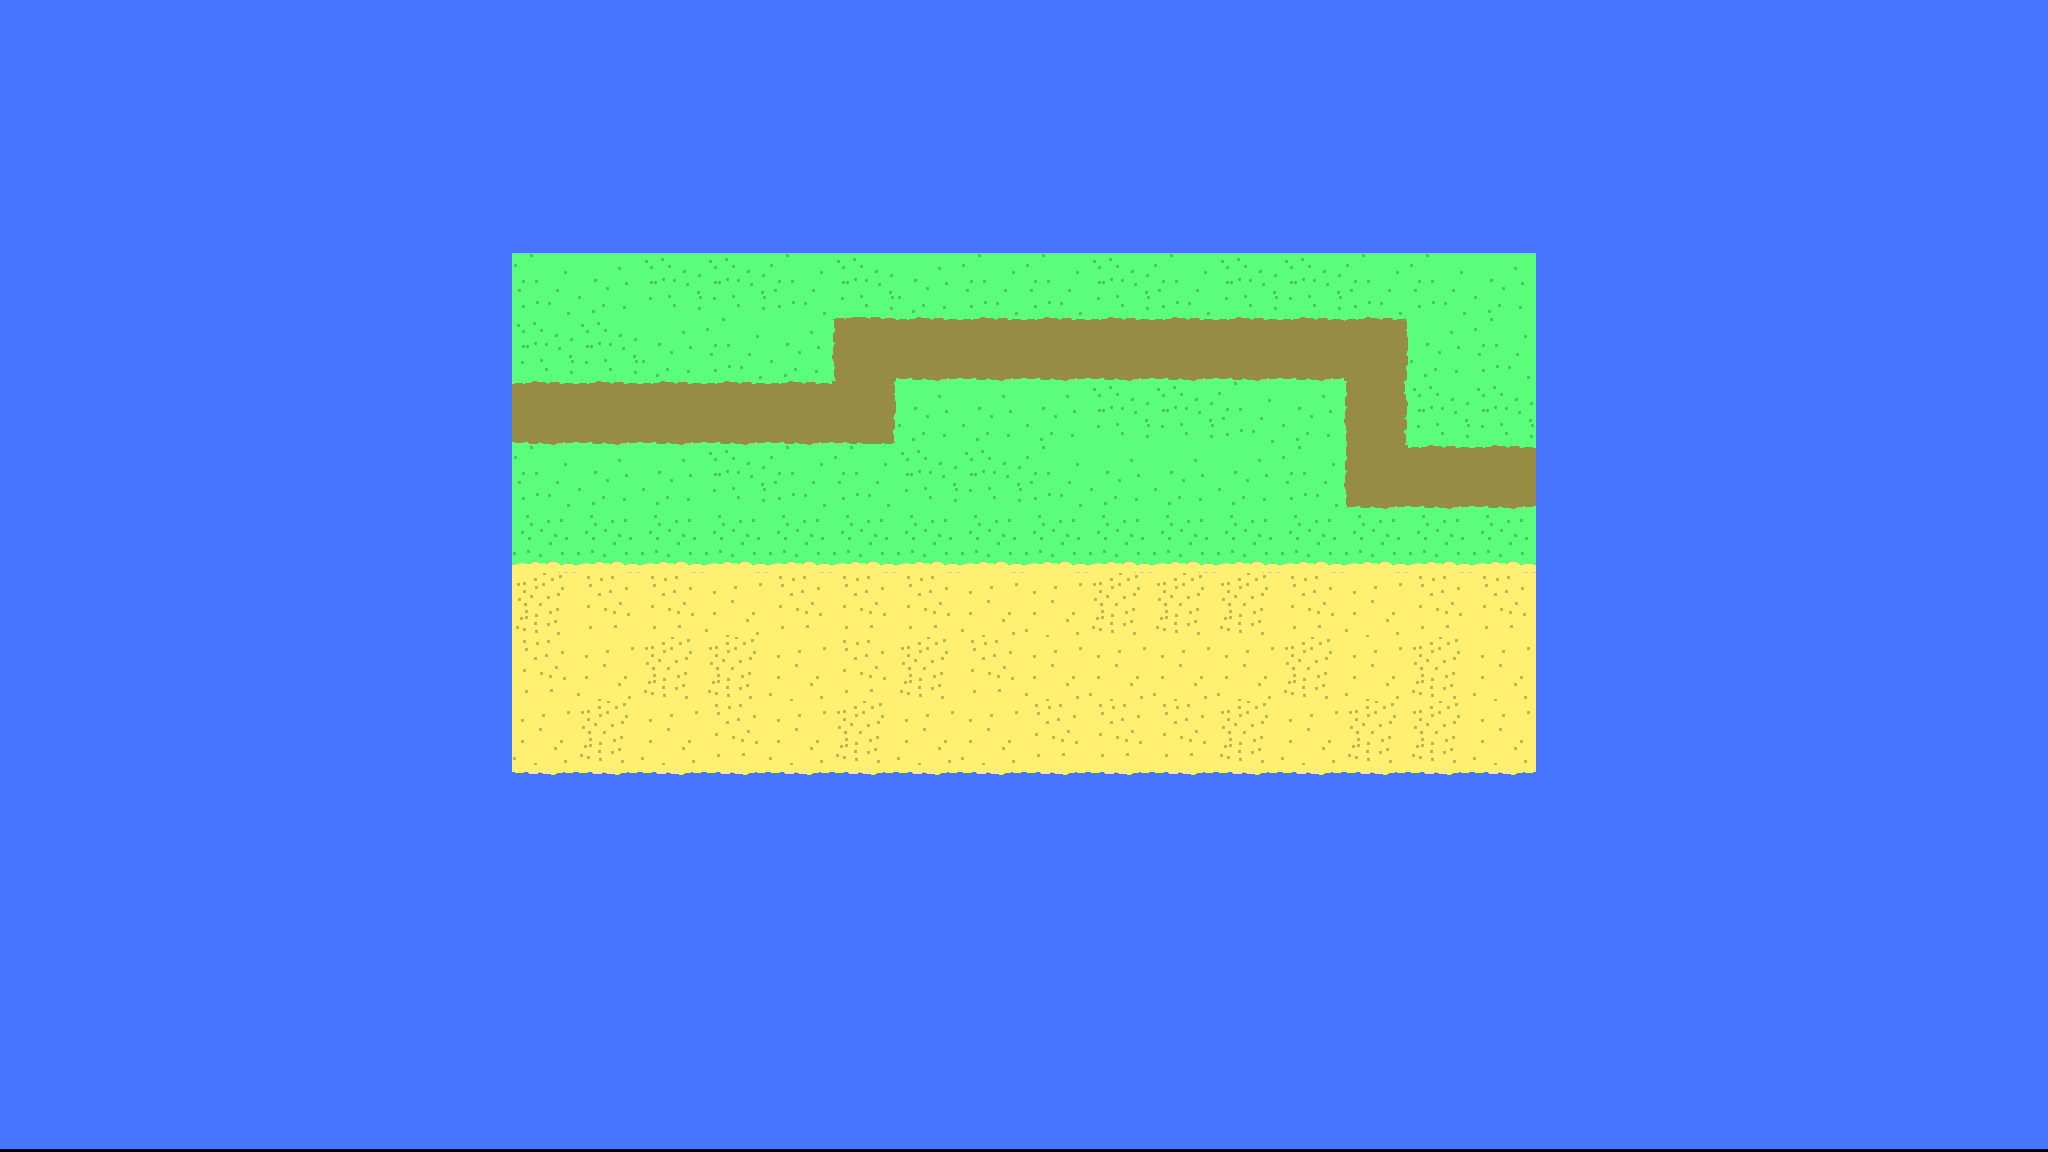

Tiled map render using the project's own tile images. Description and the whole map definition, tile-layer contents included, below:
An orthogonal 32x18 tile map with 64x64 px tiles, 5 tile layers (sea, Beach, land, path, ...).

<map version="1.10" tiledversion="1.10.2" orientation="orthogonal" renderorder="right-down" width="32" height="18" tilewidth="64" tileheight="64" infinite="0" nextlayerid="7" nextobjectid="4">
 <tileset firstgid="1" source="RPG tiles.tsx" />
 <layer id="2" name="sea" width="32" height="18" offsetx="1.13687e-13" offsety="-3.0303">
  <data encoding="csv">
2,2,2,2,2,2,2,2,2,2,2,2,2,2,2,2,2,2,2,2,2,2,2,2,2,2,2,2,2,2,2,2,
2,2,2,2,2,2,2,2,2,2,2,2,2,2,2,2,2,2,2,2,2,2,2,2,2,2,2,2,2,2,2,2,
2,2,2,2,2,2,2,2,2,2,2,2,2,2,2,2,2,2,2,2,2,2,2,2,2,2,2,2,2,2,2,2,
2,2,2,2,2,2,2,2,2,2,2,2,2,2,2,2,2,2,2,2,2,2,2,2,2,2,2,2,2,2,2,2,
2,2,2,2,2,2,2,2,2,2,2,2,2,2,2,2,2,2,2,2,2,2,2,2,2,2,2,2,2,2,2,2,
2,2,2,2,2,2,2,2,2,2,2,2,2,2,2,2,2,2,2,2,2,2,2,2,2,2,2,2,2,2,2,2,
2,2,2,2,2,2,2,2,2,2,2,2,2,2,2,2,2,2,2,2,2,2,2,2,2,2,2,2,2,2,2,2,
2,2,2,2,2,2,2,2,2,2,2,2,2,2,2,2,2,2,2,2,2,2,2,2,2,2,2,2,2,2,2,2,
2,2,2,2,2,2,2,2,2,2,2,2,2,2,2,2,2,2,2,2,2,2,2,2,2,2,2,2,2,2,2,2,
2,2,2,2,2,2,2,2,2,2,2,2,2,2,2,2,2,2,2,2,2,2,2,2,2,2,2,2,2,2,2,2,
2,2,2,2,2,2,2,2,2,2,2,2,2,2,2,2,2,2,2,2,2,2,2,2,2,2,2,2,2,2,2,2,
2,2,2,2,2,2,2,2,2,2,2,2,2,2,2,2,2,2,2,2,2,2,2,2,2,2,2,2,2,2,2,2,
2,2,2,2,2,2,2,2,6,6,6,6,6,6,6,6,6,6,6,6,6,6,6,6,2,2,2,2,2,2,2,2,
2,2,2,2,2,2,2,2,2,2,2,2,2,2,2,2,2,2,2,2,2,2,2,2,2,2,2,2,2,2,2,2,
2,2,2,2,2,2,2,2,2,2,2,2,2,2,2,2,2,2,2,2,2,2,2,2,2,2,2,2,2,2,2,2,
2,2,2,2,2,2,2,2,2,2,2,2,2,2,2,2,2,2,2,2,2,2,2,2,2,2,2,2,2,2,2,2,
2,2,2,2,2,2,2,2,2,2,2,2,2,2,2,2,2,2,2,2,2,2,2,2,2,2,2,2,2,2,2,2,
2,2,2,2,2,2,2,2,2,2,2,2,2,2,2,2,2,2,2,2,2,2,2,2,2,2,2,2,2,2,2,2
</data>
 </layer>
 <layer id="1" name="Beach" width="32" height="18" offsetx="1.13687e-13" offsety="-3.0303">
  <data encoding="csv">
0,0,0,0,0,0,0,0,0,0,0,0,0,0,0,0,0,0,0,0,0,0,0,0,0,0,0,0,0,0,0,0,
0,0,0,0,0,0,0,0,0,0,0,0,0,0,0,0,0,0,0,0,0,0,0,0,0,0,0,0,0,0,0,0,
0,0,0,0,0,0,0,0,0,0,0,0,0,0,0,0,0,0,0,0,0,0,0,0,0,0,0,0,0,0,0,0,
0,0,0,0,0,0,0,0,0,0,0,0,0,0,0,0,0,0,0,0,0,0,0,0,0,0,0,0,0,0,0,0,
0,0,0,0,0,0,0,0,0,0,0,0,0,0,0,0,0,0,0,0,0,0,0,0,0,0,0,0,0,0,0,0,
0,0,0,0,0,0,0,0,0,0,0,0,0,0,0,0,0,0,0,0,0,0,0,0,0,0,0,0,0,0,0,0,
0,0,0,0,0,0,0,0,0,0,0,0,0,0,0,0,0,0,0,0,0,0,0,0,0,0,0,0,0,0,0,0,
0,0,0,0,0,0,0,0,0,0,0,0,0,0,0,0,0,0,0,0,0,0,0,0,0,0,0,0,0,0,0,0,
0,0,0,0,0,0,0,0,0,0,0,0,0,0,0,0,0,0,0,0,0,0,0,0,0,0,0,0,0,0,0,0,
0,0,0,0,0,0,0,0,15,16,16,17,16,16,16,17,17,15,15,15,16,17,16,16,0,0,0,0,0,0,0,0,
0,0,0,0,0,0,0,0,16,17,15,15,17,16,15,16,17,17,17,17,15,17,15,17,0,0,0,0,0,0,0,0,
0,0,0,0,0,0,0,0,17,15,17,16,17,15,17,17,16,16,16,15,17,15,15,17,0,0,0,0,0,0,0,0,
0,0,0,0,0,0,0,0,0,0,0,0,0,0,0,0,0,0,0,0,0,0,0,0,0,0,0,0,0,0,0,0,
0,0,0,0,0,0,0,0,0,0,0,0,0,0,0,0,0,0,0,0,0,0,0,0,0,0,0,0,0,0,0,0,
0,0,0,0,0,0,0,0,0,0,0,0,0,0,0,0,0,0,0,0,0,0,0,0,0,0,0,0,0,0,0,0,
0,0,0,0,0,0,0,0,0,0,0,0,0,0,0,0,0,0,0,0,0,0,0,0,0,0,0,0,0,0,0,0,
0,0,0,0,0,0,0,0,0,0,0,0,0,0,0,0,0,0,0,0,0,0,0,0,0,0,0,0,0,0,0,0,
0,0,0,0,0,0,0,0,0,0,0,0,0,0,0,0,0,0,0,0,0,0,0,0,0,0,0,0,0,0,0,0
</data>
 </layer>
 <layer id="3" name="land" width="32" height="18" offsetx="1.13687e-13" offsety="-3.0303">
  <data encoding="csv">
0,0,0,0,0,0,0,0,0,0,0,0,0,0,0,0,0,0,0,0,0,0,0,0,0,0,0,0,0,0,0,0,
0,0,0,0,0,0,0,0,0,0,0,0,0,0,0,0,0,0,0,0,0,0,0,0,0,0,0,0,0,0,0,0,
0,0,0,0,0,0,0,0,0,0,0,0,0,0,0,0,0,0,0,0,0,0,0,0,0,0,0,0,0,0,0,0,
0,0,0,0,0,0,0,0,0,0,0,0,0,0,0,0,0,0,0,0,0,0,0,0,0,0,0,0,0,0,0,0,
0,0,0,0,0,0,0,0,19,20,18,18,19,18,20,19,19,18,19,18,18,19,19,20,0,0,0,0,0,0,0,0,
0,0,0,0,0,0,0,0,18,18,20,19,20,0,0,0,0,0,0,0,0,0,20,19,0,0,0,0,0,0,0,0,
0,0,0,0,0,0,0,0,0,0,0,0,0,0,20,20,20,18,18,19,20,0,18,18,0,0,0,0,0,0,0,0,
0,0,0,0,0,0,0,0,19,20,20,18,19,19,18,18,19,20,20,20,19,0,0,0,0,0,0,0,0,0,0,0,
0,0,0,0,0,0,0,0,8,8,8,8,8,8,8,8,8,8,8,8,8,8,8,8,0,0,0,0,0,0,0,0,
0,0,0,0,0,0,0,0,0,0,0,0,0,0,0,0,0,0,0,0,0,0,0,0,0,0,0,0,0,0,0,0,
0,0,0,0,0,0,0,0,0,0,0,0,0,0,0,0,0,0,0,0,0,0,0,0,0,0,0,0,0,0,0,0,
0,0,0,0,0,0,0,0,0,0,0,0,0,0,0,0,0,0,0,0,0,0,0,0,0,0,0,0,0,0,0,0,
0,0,0,0,0,0,0,0,0,0,0,0,0,0,0,0,0,0,0,0,0,0,0,0,0,0,0,0,0,0,0,0,
0,0,0,0,0,0,0,0,0,0,0,0,0,0,0,0,0,0,0,0,0,0,0,0,0,0,0,0,0,0,0,0,
0,0,0,0,0,0,0,0,0,0,0,0,0,0,0,0,0,0,0,0,0,0,0,0,0,0,0,0,0,0,0,0,
0,0,0,0,0,0,0,0,0,0,0,0,0,0,0,0,0,0,0,0,0,0,0,0,0,0,0,0,0,0,0,0,
0,0,0,0,0,0,0,0,0,0,0,0,0,0,0,0,0,0,0,0,0,0,0,0,0,0,0,0,0,0,0,0,
0,0,0,0,0,0,0,0,0,0,0,0,0,0,0,0,0,0,0,0,0,0,0,0,0,0,0,0,0,0,0,0
</data>
 </layer>
 <layer id="4" name="path" width="32" height="18" offsetx="1.13687e-13" offsety="-3.0303">
  <data encoding="csv">
0,0,0,0,0,0,0,0,0,0,0,0,0,0,0,0,0,0,0,0,0,0,0,0,0,0,0,0,0,0,0,0,
0,0,0,0,0,0,0,0,0,0,0,0,0,0,0,0,0,0,0,0,0,0,0,0,0,0,0,0,0,0,0,0,
0,0,0,0,0,0,0,0,0,0,0,0,0,0,0,0,0,0,0,0,0,0,0,0,0,0,0,0,0,0,0,0,
0,0,0,0,0,0,0,0,0,0,0,0,0,0,0,0,0,0,0,0,0,0,0,0,0,0,0,0,0,0,0,0,
0,0,0,0,0,0,0,0,0,0,0,0,0,0,0,0,0,0,0,0,0,0,0,0,0,0,0,0,0,0,0,0,
0,0,0,0,0,0,0,0,0,0,0,0,0,14,9,9,9,9,9,9,9,12,0,0,0,0,0,0,0,0,0,0,
0,0,0,0,0,0,0,0,9,9,9,9,9,13,0,0,0,0,0,0,0,11,0,0,0,0,0,0,0,0,0,0,
0,0,0,0,0,0,0,0,0,0,0,0,0,0,0,0,0,0,0,0,0,10,9,9,0,0,0,0,0,0,0,0,
0,0,0,0,0,0,0,0,0,0,0,0,0,0,0,0,0,0,0,0,0,0,0,0,0,0,0,0,0,0,0,0,
0,0,0,0,0,0,0,0,0,0,0,0,0,0,0,0,0,0,0,0,0,0,0,0,0,0,0,0,0,0,0,0,
0,0,0,0,0,0,0,0,0,0,0,0,0,0,0,0,0,0,0,0,0,0,0,0,0,0,0,0,0,0,0,0,
0,0,0,0,0,0,0,0,0,0,0,0,0,0,0,0,0,0,0,0,0,0,0,0,0,0,0,0,0,0,0,0,
0,0,0,0,0,0,0,0,0,0,0,0,0,0,0,0,0,0,0,0,0,0,0,0,0,0,0,0,0,0,0,0,
0,0,0,0,0,0,0,0,0,0,0,0,0,0,0,0,0,0,0,0,0,0,0,0,0,0,0,0,0,0,0,0,
0,0,0,0,0,0,0,0,0,0,0,0,0,0,0,0,0,0,0,0,0,0,0,0,0,0,0,0,0,0,0,0,
0,0,0,0,0,0,0,0,0,0,0,0,0,0,0,0,0,0,0,0,0,0,0,0,0,0,0,0,0,0,0,0,
0,0,0,0,0,0,0,0,0,0,0,0,0,0,0,0,0,0,0,0,0,0,0,0,0,0,0,0,0,0,0,0,
0,0,0,0,0,0,0,0,0,0,0,0,0,0,0,0,0,0,0,0,0,0,0,0,0,0,0,0,0,0,0,0
</data>
 </layer>
 <objectgroup id="6" name="Object Layer 1" />
 <layer id="5" name="boundary" width="32" height="18">
  <data encoding="csv">
0,0,0,0,0,0,0,0,0,0,0,0,0,0,0,0,0,0,0,0,0,0,0,0,0,0,0,0,0,0,0,0,
0,0,0,0,0,0,0,0,0,0,0,0,0,0,0,0,0,0,0,0,0,0,0,0,0,0,0,0,0,0,0,0,
0,0,0,0,0,0,0,0,0,0,0,0,0,0,0,0,0,0,0,0,0,0,0,0,0,0,0,0,0,0,0,0,
0,0,0,0,0,0,0,0,0,0,0,0,0,0,0,0,0,0,0,0,0,0,0,0,0,0,0,0,0,0,0,0,
0,0,0,0,0,0,0,0,0,0,0,0,0,0,0,0,0,0,0,0,0,0,0,0,0,0,0,0,0,0,0,0,
0,0,0,0,0,0,0,0,0,0,0,0,0,0,0,0,0,0,0,0,0,0,0,0,0,0,0,0,0,0,0,0,
0,0,0,0,0,0,0,0,0,0,0,0,0,0,0,0,0,0,0,0,0,0,0,0,0,0,0,0,0,0,0,0,
0,0,0,0,0,0,0,0,0,0,0,0,0,0,0,0,0,0,0,0,0,0,0,0,0,0,0,0,0,0,0,0,
0,0,0,0,0,0,0,0,0,0,0,0,0,0,0,0,0,0,0,0,0,0,0,0,0,0,0,0,0,0,0,0,
0,0,0,0,0,0,0,0,0,0,0,0,0,0,0,0,0,0,0,0,0,0,0,0,0,0,0,0,0,0,0,0,
0,0,0,0,0,0,0,0,0,0,0,0,0,0,0,0,0,0,0,0,0,0,0,0,0,0,0,0,0,0,0,0,
0,0,0,0,0,0,0,0,0,0,0,0,0,0,0,0,0,0,0,0,0,0,0,0,0,0,0,0,0,0,0,0,
0,0,0,0,0,0,0,0,0,0,0,0,0,0,0,0,0,0,0,0,0,0,0,0,0,0,0,0,0,0,0,0,
0,0,0,0,0,0,0,0,0,0,0,0,0,0,0,0,0,0,0,0,0,0,0,0,0,0,0,0,0,0,0,0,
0,0,0,0,0,0,0,0,0,0,0,0,0,0,0,0,0,0,0,0,0,0,0,0,0,0,0,0,0,0,0,0,
0,0,0,0,0,0,0,0,0,0,0,0,0,0,0,0,0,0,0,0,0,0,0,0,0,0,0,0,0,0,0,0,
0,0,0,0,0,0,0,0,0,0,0,0,0,0,0,0,0,0,0,0,0,0,0,0,0,0,0,0,0,0,0,0,
0,0,0,0,0,0,0,0,0,0,0,0,0,0,0,0,0,0,0,0,0,0,0,0,0,0,0,0,0,0,0,0
</data>
 </layer>
</map>
